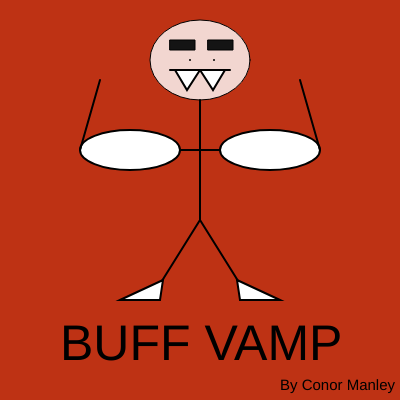
Frame 1 (no input)
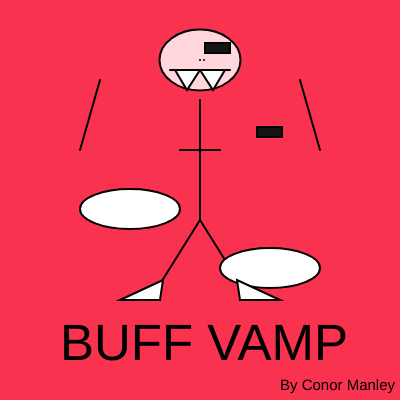
Frame 60 (no input)
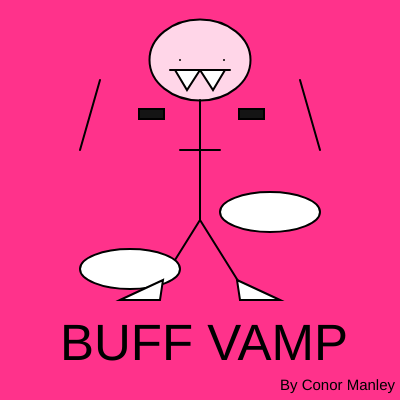
Frame 120 (the mouse pressed at the canvas centre since frame 60)

The p5.js sketch that drew these frames (run headless with seeded random() and noise() and a simulated clock; from frame 60 on, the mouse is pressed at the canvas centre):

// p5.js sketch
// ── sketch.js
//background color
var redColor = 190;
var greenColor = 50;
var blueColor = 20;

//head variables
var headX = 200;
var headY = 60;
var headDiameter1 = 100;
var headDiameter2 = 80;
var headDirection = 1;

//eye variables
var eye1X = 190;
var eye1Y = 60;
var eye2X = 214;
var eye2Y = 60;
var eye1Movement = Math.floor(Math.random() * 10) +1;
var eye2Movement = Math.floor(Math.random() *10) +1;

//eyebrow variables
var eyebrow1X = 170;
var eyebrow1Y = 40;
var eyebrow2X = 208;
var eyebrow2Y = 40;
var eyebrow1Movement = 3;
var eyebrow2Movement = 3;

//bicep variables
var bicep1Y = 150;
var bicep2Y = 150;
var bicep1Movement = Math.floor(Math.random() * 10) +1;
var bicep2Movement = Math.floor(Math.random() * 10) +1;


//text variables
var size = 50;
var count = 0;
var sizeDirection = 1;

function setup() {
    createCanvas(400, 400);
  }
  
  function draw() {
    //background
    background(redColor,greenColor,blueColor);
    redColor++;
    blueColor++;
    
    //title
    textSize(15);
    fill(0);
    text("By Conor Manley", 280, 390);
    textSize(size);
    text("BUFF VAMP",60,360);
    size+= sizeDirection;
    count++;
    if(count > 5 || count < 0)
      {
        sizeDirection *=-1
        count = 0
      }
    
    //head
    fill(255, 204);
    ellipse (headX,headY,headDiameter1,headDiameter2);
    headDiameter1+=headDirection;
    headDiameter2+=headDirection;
    if(headDiameter1 >=120 || headDiameter1 <=80)
      {
        headDirection *= -1;
      }
    
    //eyebrows
    fill(20);
    rect (eyebrow1X,eyebrow1Y,25,10);
    rect (eyebrow2X,eyebrow2Y,25,10);
    eyebrow1X+=eyebrow1Movement;
    eyebrow2X-=eyebrow2Movement;
    eyebrow1Y+=eyebrow1Movement;
    eyebrow2Y+=eyebrow2Movement;
    if(eyebrow1X <=160 || eyebrow1X >=300)
      {
        eyebrow1Movement *= -1
      }
    if(eyebrow2X <=120 || eyebrow2X >=240)
      {
        eyebrow2Movement *= -1
      }
    
    //eyes
    strokeWeight(2);
    point (eye1X,eye1Y);
    point (eye2X, eye2Y);
    eye1X+=eye1Movement;
    if(eye1X >=202 || eye1X <=178)
      {
        eye1Movement *= -1
      }
    eye2X-=eye2Movement;
    if(eye2X >=226 || eye2X <=202)
      eye2Movement *= -1
    
    //mouth
    line(170, 70, 230, 70);
    
    //teeth
    fill(600);
    triangle (175,70,187,90,200,70);
    triangle (200,70, 213, 90, 225, 70);
    
    //bodylegs
    line (200,100,200,220);
    line (200,220,150,300);
    line (200,220, 250,300);
    
    //biceps
    ellipse (130,bicep1Y,100,40);
    ellipse (270,bicep2Y,100,40);
    bicep1Y+=bicep1Movement;
    bicep2Y+=bicep2Movement;
    if(bicep1Y >= 300 || bicep1Y <=20)
      {
        bicep1Movement *= -1
      }
    if(bicep2Y >= 300 || bicep2Y <=20)
      {
        bicep2Movement *= -1
      }
    
    
    //arms
    line (200,150,180,150);
    line (200,150,220,150);
    line (80,150,100,80);
    line (320, 150, 300, 80);
    
    //feet
    triangle (120,300,163,280,160,300)
    triangle (280,300,237,280,240,300)
    
  }
